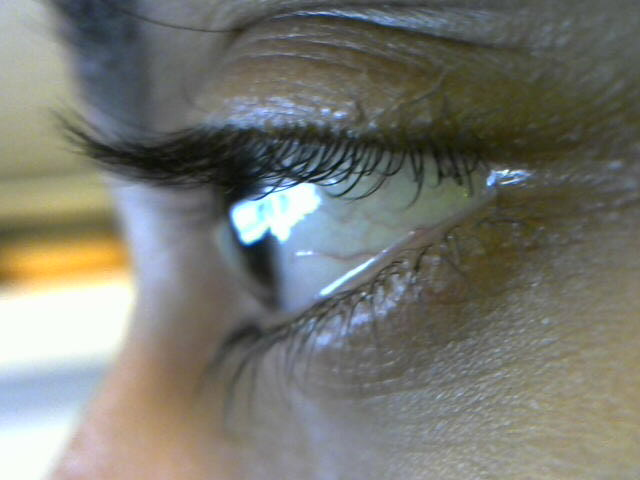
#> input picture attempts/image.jpg, 640 x 480 px, given in place of dark2-2.mp4, which was not available
$ python remove_dark.py
#> lines starting #> are read from the running program, lines starting #| are printed output that depends on the picture; after the words box and inside, x2 and y2 are one past the last pixel; in counts of white or black regions, pixels touching at a corner belong together; pictures that were not available may be replaced by others from this repository, and a replacement may not be noted
import numpy as np
import cv2
import scipy
from scipy import ndimage
import argparse
import datetime
import imutils
import time

cap = cv2.VideoCapture('/home/sasidhy1/Desktop/eds_azzzist/SAMPLES/dark2-2.mp4')
blur_radius = (20,20)
# threshold = 50

percent = None

while(True):
    # Capture frame-by-frame
    ret, frame = cap.read()
#> frame is the input picture: shape (480, 640, 3); mean B, G, R 113.3, 120.8, 119.9
    frame = cv2.resize(frame,(640,360))
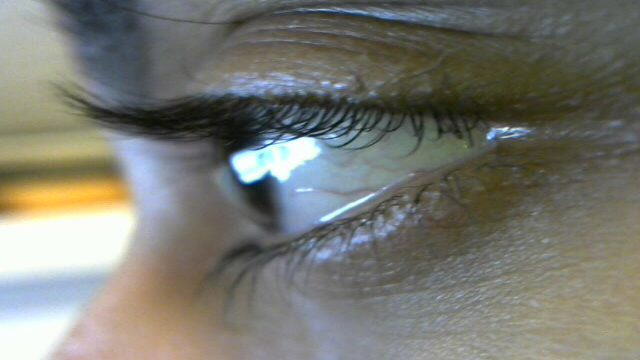
#> frame: shape (360, 640, 3); mean B, G, R 113.3, 120.8, 119.9

    # Our operations on the frame come here
    # gray = cv2.cvtColor(frame, cv2.COLOR_BGR2GRAY)
    blur = cv2.blur(frame, blur_radius)
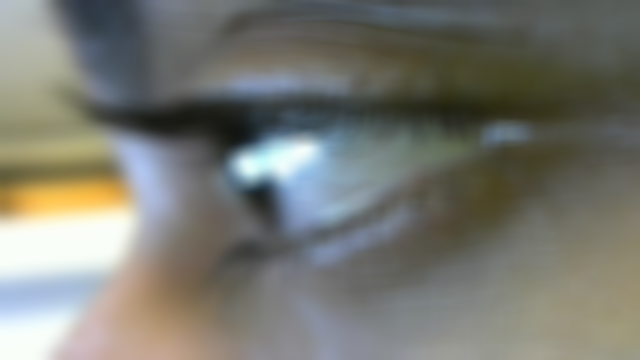
#> blur: shape (360, 640, 3); mean B, G, R 113.3, 120.8, 119.9
    hsv = cv2.cvtColor(blur, cv2.COLOR_BGR2HSV)
#> hsv: shape (360, 640, 3); mean H, S, V 56.6, 41.6, 127.2

    gray = cv2.cvtColor(frame, cv2.COLOR_BGR2GRAY)
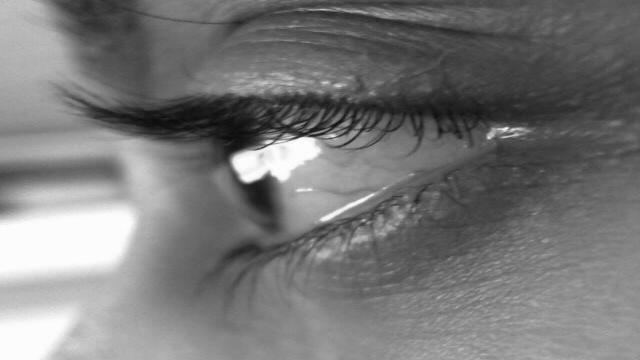
#> gray: shape (360, 640); min 10, max 255, mean 119.7
    (thresh, binn) = cv2.threshold(gray, 50, 255, cv2.THRESH_BINARY | cv2.THRESH_OTSU)
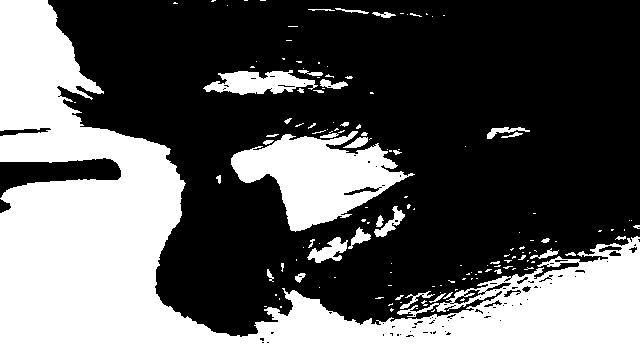
#> binn: shape (360, 640); 38.3% white; 145 white regions (106 under 20 px), largest, box (x1, y1, x2, y2) and area: (0, 0, 640, 360) 73746, (231, 131, 415, 232) 9293, (203, 70, 318, 95) 1695
#> thresh = 129

#> (the run stopped early here; a loop or call above may not have finished)
